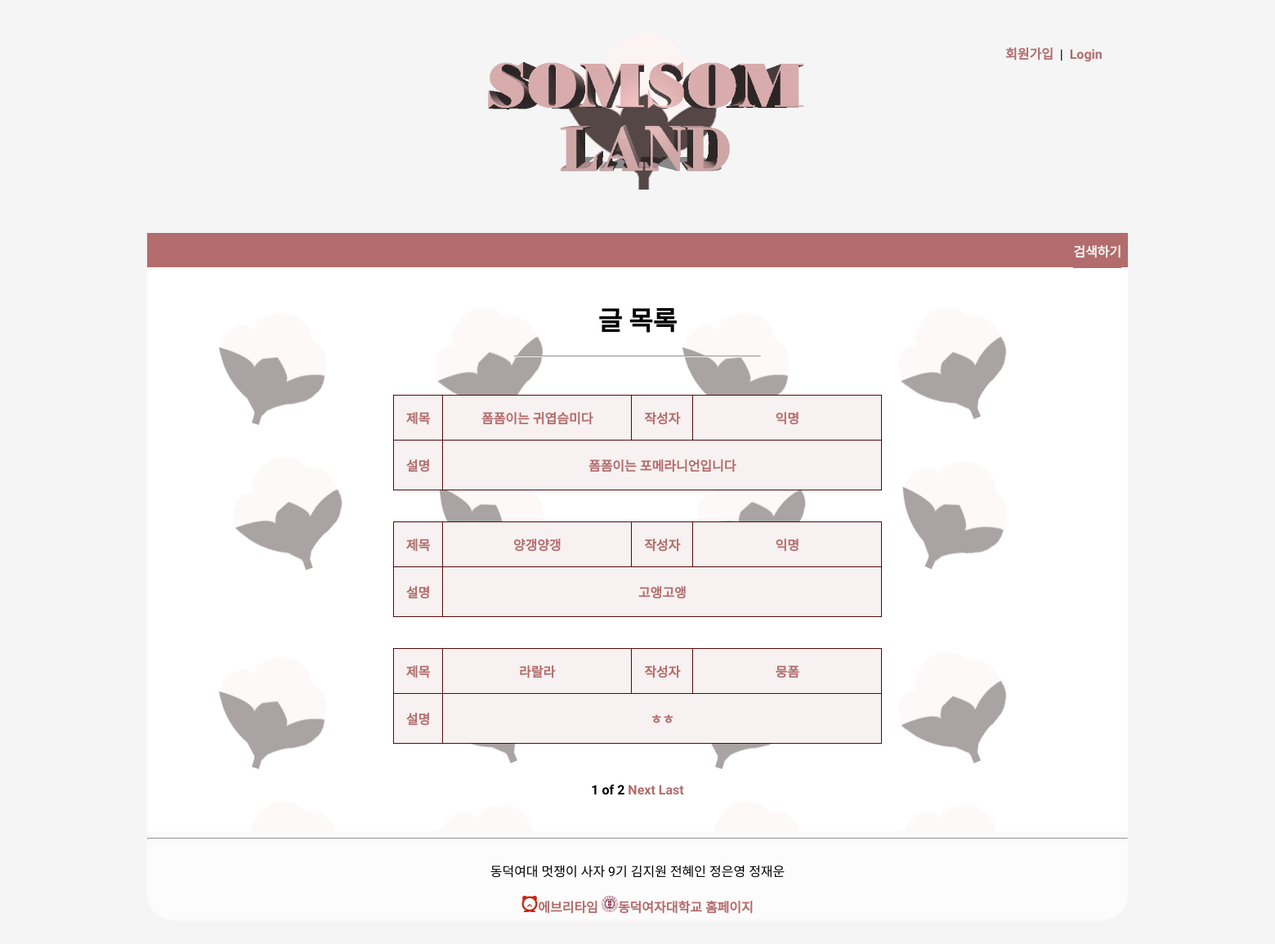
The page / on the database its author committed.
### crudSample/models.py (models this page shows, shortened)
class Post(models.Model):
    title = models.CharField(max_length=200)
    writer = models.CharField(max_length=50)
    hideName = models.BooleanField()
    pub_date=models.DateTimeField()
    body=models.TextField()
    image = models.ImageField(upload_to="mediaForm/",blank=True,null=True)
    def summary(self):
        return self.body[:80]

### crudSample/views.py (the view)
# urls.py: 2. Add a URL to urlpatterns:  path('', views.home, name='home')
def home(request):
    posts=Post.objects.all()
    post_list = Post.objects.all()
    paginator = Paginator(post_list,3)
    page = request.GET.get('page')
    Posts = paginator.get_page(page)
    return render(request,"home.html",{'blogContents':posts,'blogPosts':Posts})

### crudSample/templates/home.html (shortened to what this page needs)
{%extends 'base_home.html'%}
{%block content %}
    {%load socialaccount%}
    {% load static %}
    <div id="contents">
        <div class="postlist">
            <br><h1>글 목록</h1>
            <hr width="300px">
            <br><br>
                {% for unit in blogPosts %}
                <div id="content">
                    <a class="toNext" href="{% url 'detailPage' unit.id%}">
                        <table>
                            <tr><th>제목</th><td>{{unit.title}}</td><th>작성자</th><td>
                            {% if unit.hideName == False %}
                                {{unit.writer}}
                            {% else %}
                                  익명
                            {% endif %}
                            </td></tr>
                            <tr class="summary"><th>설명</th><td colspan="3">{{unit.summary}} </td></tr>
                         </table>
                   </a><br>
            </div>
            <br>
            {% endfor %}
        </div>
        <div class="pageNav">
            <span>{{blogPosts.number}}</span>
            <span>of</span>
            <span>{{blogPosts.paginator.num_pages}}</span>
            {% if blogPosts.has_next%}
            <a href="?page={{blogPosts.next_page_number}}">Next</a>
            <a href="?page={{blogPosts.paginator.num_pages}}">Last</a>
            {% endif %}
        </div>
        <br><br>
    </div>
{%endblock%}

### crudSample/templates/home.html (style rules this page uses)
.postlist { background-color: rgb(255, 255,255,0.5); height: 800px; border-bottom-right-radius: 35px; border-bottom-left-radius: 35px; }
.pageNav { position: relative; top:-170px; font-weight: 900; }
table ,td,tr,th { text-align: center; background-color: rgb(247, 241, 241); margin: auto; border: 1px solid rgb(83, 9, 9) ; border-collapse: collapse; padding: 15px; }
td { width: 200px; }
.summary th,.summary td { height: 30px; }

### rows shown on the page
Post: title "폼폼이는 귀엽슴미다", hideName "익명", summary "폼폼이는 포메라니언입니다"
Post: title "양갱양갱", hideName "익명", summary "고앵고앵"
Post: title "라랄라", writer "뭉폼", summary "ㅎㅎ"

### other values the page prints
{{ blogPosts.number }} "1"
{{ blogPosts.paginator.num_pages }} "2"
